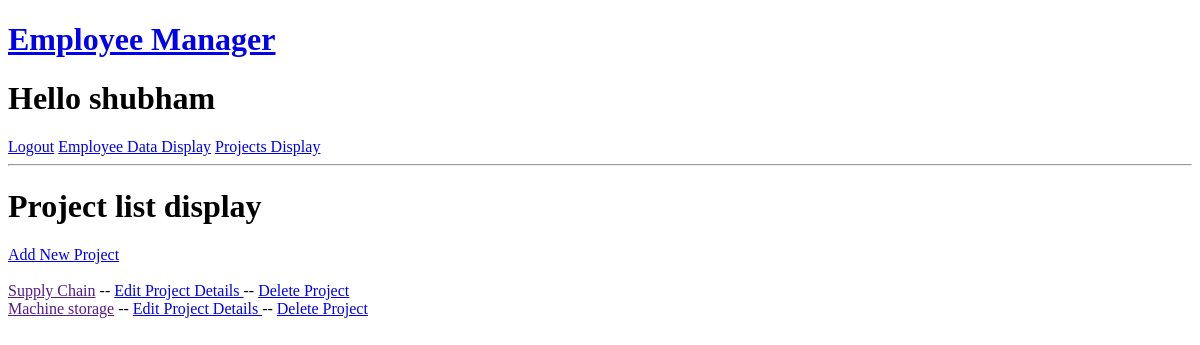
Page /projectdisplay (signed in) on the earlier database version.
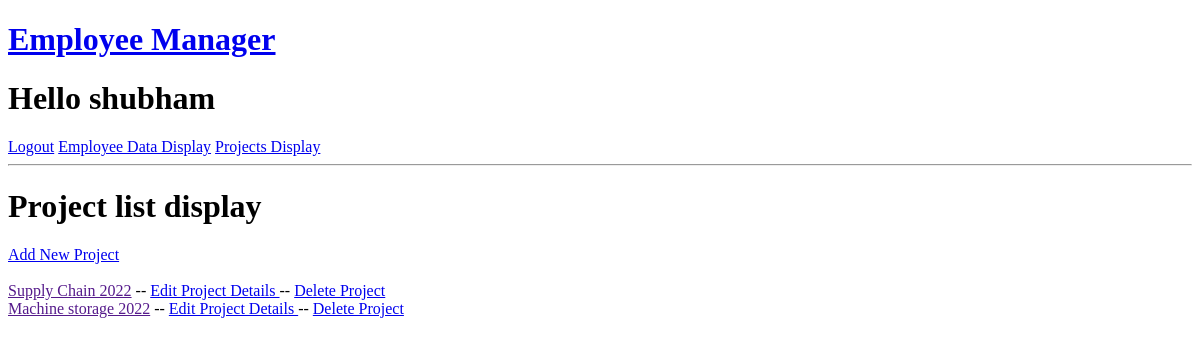
Same page on the later database version.
### baseapp/models.py (models this page shows)
class Projects(models.Model):
    project_id = models.IntegerField()
    project_name = models.CharField(max_length=200)
    manager_id = models.ForeignKey(ManagerData, on_delete=models.CASCADE)
    project_field = models.CharField(max_length=200)
    project_start_date = models.DateField()
    project_end_date = models.DateField()
    def __str__(self):
        return self.project_name

### baseapp/views.py (the view)
# urls.py: path('projectdisplay', views.projectsDisplay, name='projectdisplay'),
@login_required(login_url='login')
def projectsDisplay(request):
    projects = Projects.objects.all()
    context = {'projects':projects}
    return render(request, 'baseapp/projectdisplay.html', context)

### baseapp/templates/baseapp/projectdisplay.html
{% extends 'main.html' %}
{% block content %}
<h1> Project list display </h1>
<a href="{% url 'addproject' %}">Add New Project</a><br><br>
{% for project in projects %}
<a href="">{{project}}</a> -- <a href="{% url 'editproject' project.project_id%}"> Edit Project Details </a> -- <a href="{% url 'deleteproject' project.project_id %}"> Delete Project </a><br>
{% endfor %}
{% endblock content %}

Differences in the rows shown:
changed Projects: project_name "Supply Chain" → "Supply Chain 2022"
changed Projects: project_name "Machine storage" → "Machine storage 2022"
